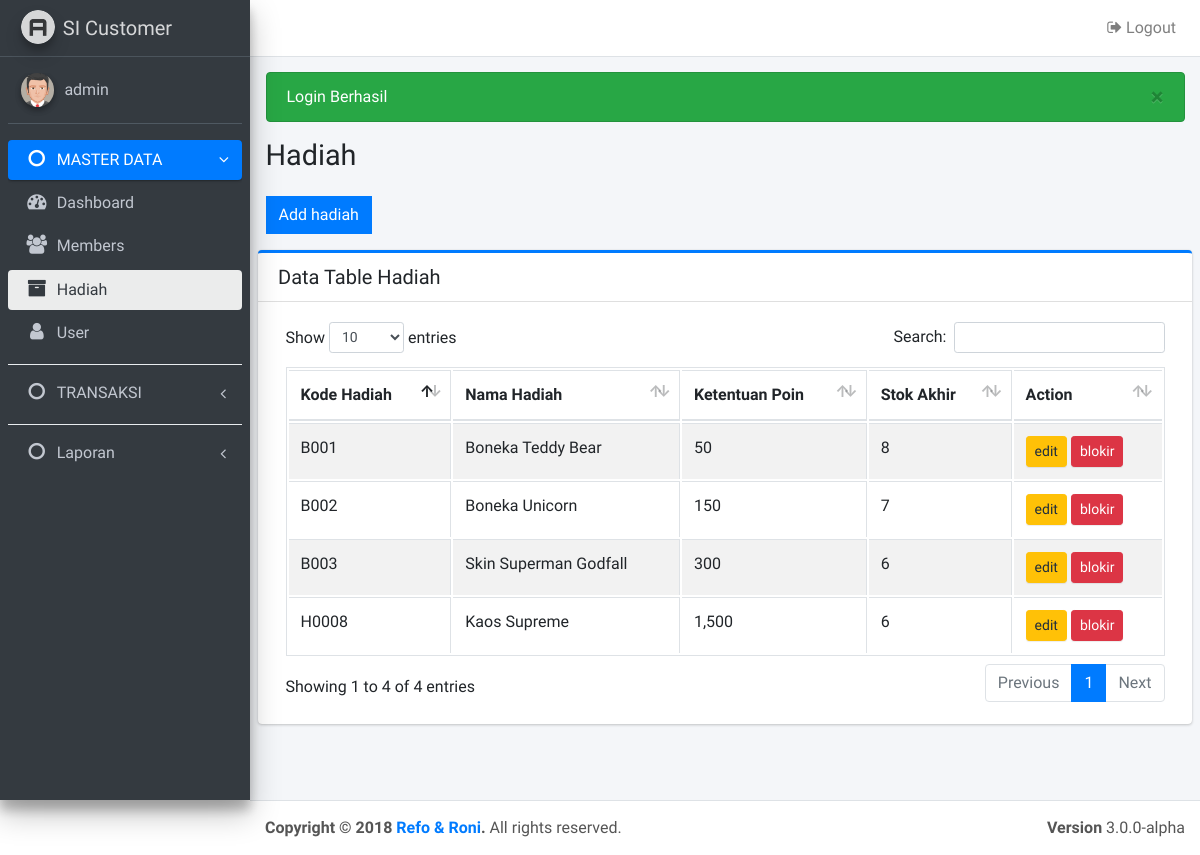
/hadiah.php (signed in), run on an earlier commit of the app's database.
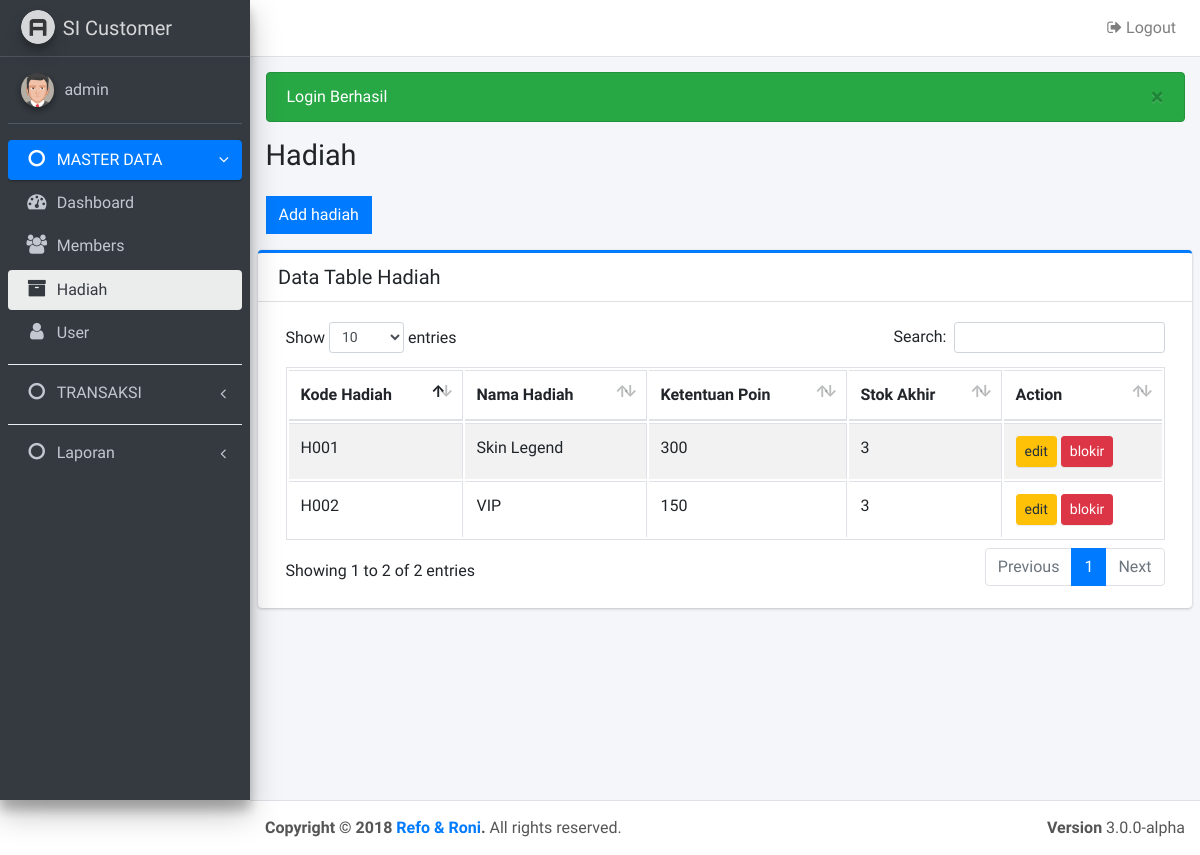
And on a later commit of the database.
### tables this page shows
CREATE TABLE `hadiah` (
  `kd_hadiah` varchar(10) NOT NULL,
  `nama_hadiah` varchar(200) NOT NULL,
  `ketentuan_poin` int(11) NOT NULL,
  `stok` int(11) NOT NULL,
  `stat` int(11) NOT NULL
);

### hadiah.php (the view, shortened to what this page needs)
<?php
include "config/koneksi.php";
$title = 'Hadiah';
$user = $_SESSION['username'];
require_once 'layout/header.php';
require_once 'layout/navbar.php';
require_once 'layout/sidebar.php';
?>
<section class="content">
  	<div class="col-md-6">
      	<a data-toggle="collapse" href="#collapseMember" class="btn btn-flat btn-primary"><?= (!isset($_GET['kd']) ? 'Add hadiah' : 'Edit hadiah') ?></a>
  	</div>
</section>
<section class="content">
 <div class="card card-primary card-outline">
    <div class="card-header">
      <h3 class="card-title">Data Table Hadiah</h3>
    </div>
    <div class="card-body">
      <table id="example1" class="table table-bordered table-striped">
        <thead>
            <tr>
              <th>Kode Hadiah</th>
              <th>Nama Hadiah </th>
              <th>Ketentuan Poin</th>
              <th>Stok Akhir</th>
              <th>Action</th>
            </tr>
        </thead>
        <tbody>
        	<?php $sql = $db->query("SELECT * FROM hadiah WHERE stat = 1");
        	foreach($sql as $row){ ?>
            <tr>
              <td><?= $row['kd_hadiah'] ?></td>
              <td><?= ucwords($row['nama_hadiah']) ?></td>
              <td><?= number_format($row['ketentuan_poin']) ?></td>
              <td><?= $row['stok'] ?></td>
              <td>
              	<a href="hadiah.php?kd=<?= $row['kd_hadiah'] ?>" class="btn btn-warning btn-sm">
              		edit
              	</a>
			  	<a href="proses/delete.php?to=hadiah&kd=<?= $row['kd_hadiah'] ?>" class="btn btn-danger btn-sm" onclick="return confirm('Yakin akan menghapus hadiah?')">
			  		blokir
			  	</a>
              </td>
            </tr>
        	<?php } ?>
      </table>
    </div>
  </div>
</section>
<?php require_once('layout/footer.php') ?>

### layout/header.php (shortened to what this page needs)
<!DOCTYPE html>
<html>
<head>
  <link rel="stylesheet" href="https://maxcdn.bootstrapcdn.com/font-awesome/4.4.0/css/font-awesome.min.css">
  <link rel="stylesheet" href="https://code.ionicframework.com/ionicons/2.0.1/css/ionicons.min.css">
  <link rel="stylesheet" href="<?= base_url('assets/dist/css/adminlte.min.css') ?>">
  <link rel="stylesheet" href="<?= base_url() ?>assets/plugins/iCheck/all.css">
  <link rel="stylesheet" href="<?= base_url() ?>assets/plugins/datatables/dataTables.bootstrap4.css">
  <link rel="stylesheet" href="//code.jquery.com/ui/1.12.1/themes/base/jquery-ui.css">
</head>

### layout/navbar.php
<body class="hold-transition sidebar-mini">
<div class="wrapper">
  <nav class="main-header navbar navbar-expand bg-white navbar-light border-bottom">
    <ul class="navbar-nav ml-auto">
      <li class="nav-item dropdown">
        <a class="nav-link" href="<?= base_url('proses/logout.php') ?>">
          <i class="fa fa-sign-out"></i> Logout
        </a>
      </li>
    </ul>
  </nav>

### layout/sidebar.php (shortened to what this page needs)
<aside class="main-sidebar sidebar-dark-primary elevation-4">
  <a href="<?= base_url('dashboard.php') ?>" class="brand-link">
    <img src="<?= base_url(); ?>assets/dist/img/AdminLTELogo.png"
         alt="AdminLTE Logo"
         class="brand-image img-circle elevation-3"
         style="opacity: .8">
    <span class="brand-text font-weight-light">SI Customer</span>
  </a>
  <div class="sidebar">
    <div class="user-panel mt-3 pb-3 mb-3 d-flex">
      <div class="image">
        <img src="<?= base_url()?>assets/dist/img/avatar5.png" class="img-circle elevation-2" alt="User Image">
      </div>
      <div class="info">
        <a href="#" class="d-block"><?= $user ?></a>
      </div>
    </div>
    <nav class="mt-2">
      <ul class="nav nav-pills nav-sidebar flex-column" data-widget="treeview" role="menu" data-accordion="false">
        <li class="nav-item has-treeview menu-<?= ($title=='Dashboard' || $title=='Members' || $title=='Users' || $title=='Hadiah') ? 'open' : '' ?>">
          <a href="#" class="nav-link <?= ($title=='Dashboard' || $title=='Members' || $title=='Users' || $title=='Hadiah') ? 'active' : '' ?>">
            <i class="nav-icon fa fa-circle-o"></i>
            <p>
              MASTER DATA
              <i class="right fa fa-angle-left"></i>
            </p>
          </a>
          <ul class="nav nav-treeview">
            <li class="nav-item">
              <a href="<?= base_url('dashboard.php') ?>" class="nav-link <?= ($title=='Dashboard') ? 'active' : '' ?>">
                <i class="fa fa-dashboard nav-icon"></i>
                <p>Dashboard</p>
              </a>
            </li>
            <li class="nav-item">
              <a href="<?= base_url('members.php') ?>" class="nav-link <?= ($title=='Members') ? 'active' : '' ?>">
                <i class="fa fa-users nav-icon"></i>
                <p>Members</p>
              </a>
            </li>
            <li class="nav-item">
              <a href="<?= base_url('hadiah.php') ?>" class="nav-link <?= ($title=='Hadiah') ? 'active' : '' ?>">
                <i class="fa fa-archive nav-icon"></i>
                <p>Hadiah</p>
              </a>
            </li>
            <?php if($_SESSION['level'] == 'admin'){ ?>
            <li class="nav-item">
              <a href="users.php" class="nav-link <?= ($title=='Users') ? 'active' : '' ?>">
                <i class="fa fa-user nav-icon"></i>
                <p>User</p>
              </a>
            </li>
            <?php } ?>
          </ul>
        </li>
        <div class="dropdown-divider"></div>
        <li class="nav-item has-treeview menu-<?= ($title=='Points' || $title=='Blocked' || $title=='Penukaran') ? 'open' : '' ?>">
          <a href="#" class="nav-link <?= ($title=='Points' || $title=='Blocked' || $title=='Penukaran') ? 'active' : '' ?>">
            <i class="nav-icon fa fa-circle-o"></i>
            <p>
              TRANSAKSI
              <i class="right fa fa-angle-left"></i>
            </p>
          </a>
        </li>
        <div class="dropdown-divider"></div>
        <li class="nav-item has-treeview menu-<?= ($title=='Laporan Points' || $title=='Laporan Members' ||
        $title=='History' || $title=='Laporan Penukaran' || $title=='History Hadiah' ) ? 'open' : '' ?>">
          <a href="" class="nav-link <?= ($title=='Laporan Points' || $title=='Laporan Members' || $title=='History' || $title=='Laporan Penukaran' || $title=='History Hadiah') ? 'active' : '' ?>">
            <i class="nav-icon fa fa-circle-o"></i>
            <p>
              Laporan
              <i class="right fa fa-angle-left"></i>
            </p>
          </a>
        </li>
      </ul>
    </nav>
  </div>
</aside>
<div class="content-wrapper">
  <section class="content-header">
    <div class="container-fluid">
      <?= msghandling(); ?>
      <div class="row mb-2">
        <div class="col-sm-6">
          <h1><?= $title ?></h1>
        </div>
      </div>
    </div>
  </section>

### config/koneksi.php (shortened to what this page needs)
<?php
function base_url($url = null){
	if(empty($url)){
		return BASE_URL;
	} else {
		return BASE_URL."$url";
	}
}
function msghandling($arr = array("danger", "success", "warning")){
	foreach($arr as $r){
		if(isset($_SESSION[$r])){
			echo "<div class='alert alert-$r'>$_SESSION[$r] <button type='button' class='close' data-dismiss='alert' aria-hidden='true'>&times;</button> </div>";
		}
	}
}
 ?>

### layout/footer.php (shortened to what this page needs)
 </div>
  <footer class="main-footer">
    <div class="float-right d-none d-sm-block">
      <b>Version</b> 3.0.0-alpha
    </div>
    <strong>Copyright &copy; 2018 <a href="http://adminlte.io">Refo & Roni</a>.</strong> All rights
    reserved.
  </footer>
</div>
</body>
</html>

What changed in the data, as far as the page shows it:
removed hadiah: kd_hadiah "B001", nama_hadiah "Boneka Teddy Bear", ketentuan_poin "50", stok "8"
removed hadiah: kd_hadiah "B002", nama_hadiah "Boneka Unicorn", ketentuan_poin "150", stok "7"
removed hadiah: kd_hadiah "B003", nama_hadiah "Skin Superman Godfall", ketentuan_poin "300", stok "6"
removed hadiah: kd_hadiah "H0008", nama_hadiah "Kaos Supreme", ketentuan_poin "1,500", stok "6"
added hadiah: kd_hadiah "H001", nama_hadiah "Skin Legend", ketentuan_poin "300", stok "3"
added hadiah: kd_hadiah "H002", nama_hadiah "VIP", ketentuan_poin "150", stok "3"
Also different on the page:
text written by a page script: "Show entries Search: Showing 1 to 4 of 4 entries Previous 1 Next" → "Show entries Search: Showing 1 to 2 of 2 entries Previous 1 Next"
